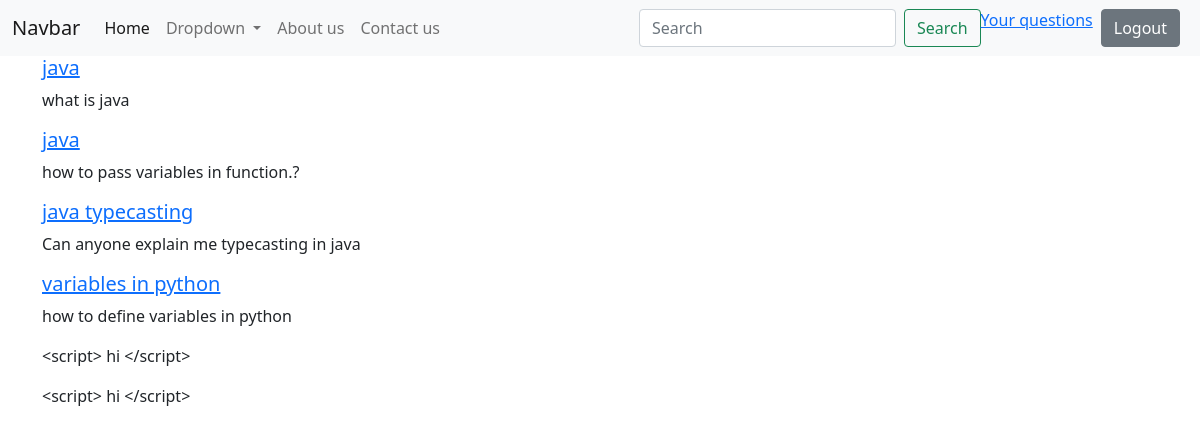
/questions.php (signed in), run on the app's committed database.
### tables this page shows
CREATE TABLE `thread` (
  `thread_id` int NOT NULL AUTO_INCREMENT,
  `thread_title` varchar(50) DEFAULT NULL,
  `thread_desc` text,
  `thread_cat_id` int DEFAULT NULL,
  `user_id` int NOT NULL,
  PRIMARY KEY (`thread_id`),
  FULLTEXT KEY `thread_title` (`thread_title`,`thread_desc`)
);

### questions.php (the view, shortened to what this page needs)
<!doctype html>
<html lang="en">
  <head>
    <link href="https://cdn.jsdelivr.net/npm/bootstrap@5.0.0-beta2/dist/css/bootstrap.min.css" rel="stylesheet">
  </head>
  <body>
    <?php include "header.php";
        include "database_connection.php";
    ?>
    <?php
    $id=$_SESSION['userid'];
    $sql= "select * from thread where user_id= '$id'";
    $result=mysqli_query($con,$sql);
    while($row= mysqli_fetch_assoc($result)){
        $id=$row['thread_id'];
    echo '<div class="container"><div class="media">
    <div class="media-body">
        <h5 class="mt-0"><a href= "/forum_website/thread.php/?threadid='.$id.'"> '. $row['thread_title'] .'</a></h5>
        <p>'.$row['thread_desc'].'</p>
    </div>
</div>
</div>
';
    }
    ?>
  </body>
</html>

### header.php (shortened to what this page needs)
<?php
echo '<nav class="navbar navbar-expand-lg navbar-light bg-light">
<div class="container-fluid">
  <a class="navbar-brand" href="#">Navbar</a>
  <button class="navbar-toggler" type="button" data-bs-toggle="collapse" data-bs-target="#navbarSupportedContent" aria-controls="navbarSupportedContent" aria-expanded="false" aria-label="Toggle navigation">
    <span class="navbar-toggler-icon"></span>
  </button>
  <div class="collapse navbar-collapse" id="navbarSupportedContent">
    <ul class="navbar-nav me-auto mb-2 mb-lg-0">
      <li class="nav-item">
        <a class="nav-link active" aria-current="page" href="/forum_website">Home</a>
      </li>
      <li class="nav-item dropdown">
        <a class="nav-link dropdown-toggle" href="#" id="navbarDropdown" role="button" data-bs-toggle="dropdown" aria-expanded="false">
          Dropdown
        </a>
        <ul class="dropdown-menu" aria-labelledby="navbarDropdown">
          <li><a class="dropdown-item" href="threadlist.php/?catid=1">Javascript</a></li>
          <li><a class="dropdown-item" href="threadlist.php/?catid=2">Python</a></li>
          <li><hr class="dropdown-divider"></li>
          <li><a class="dropdown-item" href="#">Something else here</a></li>
        </ul>
      </li>
      <li class="nav-item">
        <a class="nav-link" href="about_us.php">About us</a>
      </li>
      <li class="nav-item">
        <a class="nav-link" href="contact_us.php">Contact us</a>
      </li>
    </ul>';
if(isset($_SESSION['loggedin']) && $_SESSION['loggedin']==true){
    echo '<form class="d-flex" action="search.php" method="get">
    <input class="form-control me-2" name="queries"  type="search" placeholder="Search" aria-label="Search">
    <button class="btn btn-outline-success" type="submit">Search</button>
  </form>
  <p><a href="/forum_website/questions.php" class= "my-2">Your questions</a></p>
      <a href="/forum_website/_logouthandle.php" class="btn btn-secondary mx-2">Logout</a>';
}
 echo '  </div>
</div>
</nav>';
?>

### data on the page
thread: thread_title "java", thread_desc "what is java"
thread: thread_title "java", thread_desc "how to pass variables in function.?"
thread: thread_title "java typecasting", thread_desc "Can anyone explain me typecasting in java"
thread: thread_title "variables in python", thread_desc "how to define variables in python"
thread: thread_desc "<script> hi </script>"
thread: thread_desc "<script> hi </script>"
